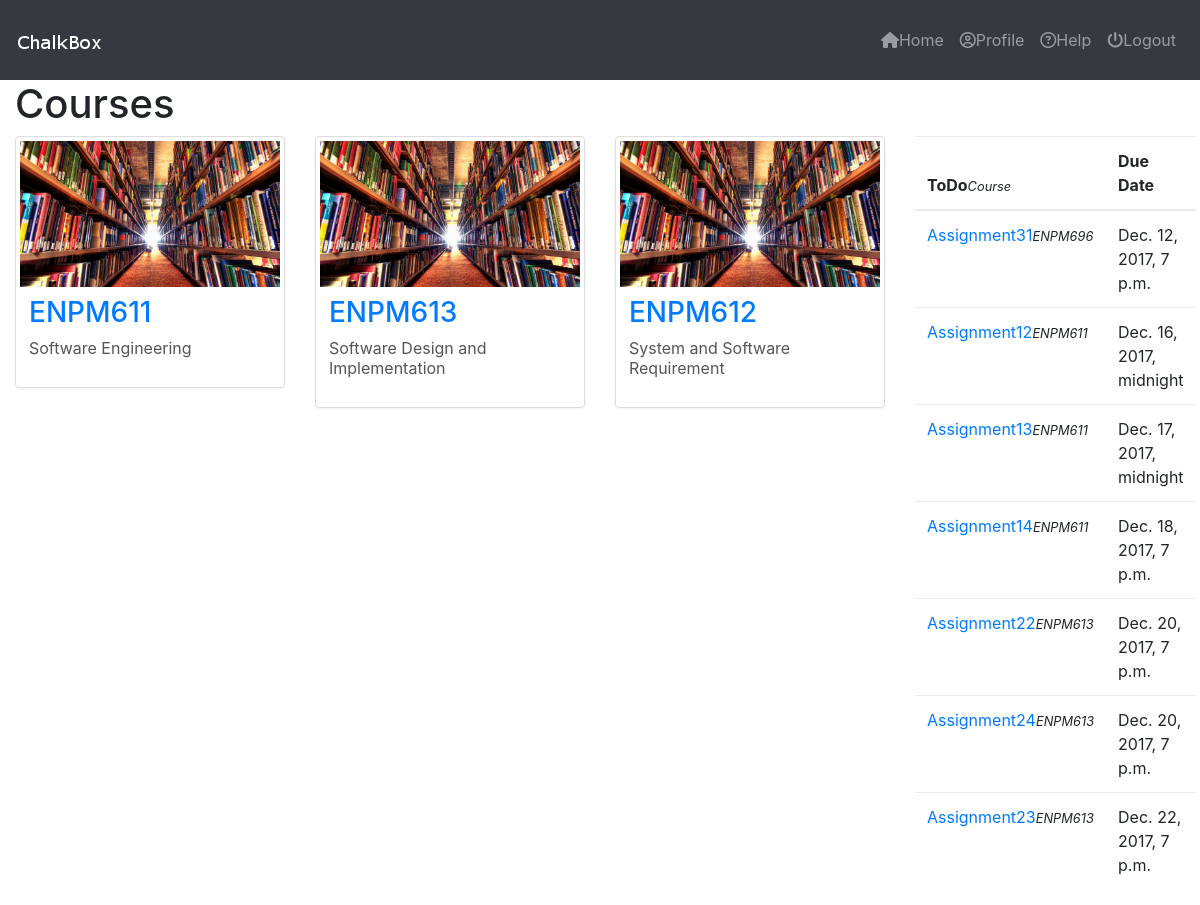
The page /courses/ (signed in) on the database its author committed.
### courses/models.py (models this page shows, shortened)
class Course(models.Model):
    course_code = models.CharField(max_length=120)
    course_title = models.CharField(max_length=120)
    course_description = models.TextField(blank=True)
    updated     = models.DateTimeField(auto_now=True)
    timestamp   = models.DateTimeField(auto_now_add=True)
    syllabus	= models.FileField(null=True, blank=True)
    publish_syllabus   = models.BooleanField(default=False)
    def get_absolute_url(self):
    	return reverse("courses:detail", kwargs={"cid": self.id})

### assignments/models.py (models this page shows, shortened)
class Assignment(models.Model):
	course = models.ForeignKey(Course)
	title = models.CharField(max_length=120, unique=True)
	due_date = models.DateTimeField()
	total_points	= models.IntegerField()
	description = models.TextField(blank=True)
	updated     = models.DateTimeField(auto_now=True)
	timestamp   = models.DateTimeField(auto_now_add=True)
	question	= models.FileField(null=True, blank=True)
	publish		= models.BooleanField(default=False)
	def is_past_due(self):
		return timezone.now() > self.due_date

### courses/views.py (the view)
def course_home(request):
	user = User(id=request.user.id)
	assignments = Assignment.objects.all().order_by('due_date')
	courses = user.courses.all()
	context = {
		"object_list": courses,
		"todo": assignments,
		"title": "Courses",
	}
	return render(request, "course/course_home.html", context)

### templates/course/course_home.html (shortened to what this page needs)
{% extends "base_navbar.html" %}
{% load staticfiles %}
{% block content %}
<div class="content">
       <div class="container-fluid">
              <div class="row">
                     <div class="col-md-9">
              	<h1>{{ title }}</h1>
                     <div class="row">
              		{% for obj in object_list %}
              		<div class="col-sm-6 col-md-4">
                     		<div class="thumbnail">
                     			<img src="{% static 'img/book.jpg' %}" alt>
                     			<div class="caption">
                     				<h3><a href='{{ obj.get_absolute_url }}'>{{ obj.course_code }}</a></h3>
                     				<p>{{ obj.course_title }}</p>
                     			</div>
                     	       </div>
                            </div>
              	      {% endfor %}
              	</div>
                     </div>
                     <div class="col-md-3" style="padding-top: 7vh;">
                            <table class="table">
                            <thead>
                            <tr>
                                   <th scope="col">ToDo<small><i>Course</i></small></small></th>
                                   <th scope="col">Due Date</th>
                            </tr>
                            </thead>
                            <tbody>
                                   {% for obj in todo %}
                                   {% if obj.is_past_due == False %}
                                   <tr>
                                   <td><a href='{% url "courses:assignments:assignment_detail" cid=obj.course.id aid=obj.id %}'>{{ obj.title }}</a><small><i>{{ obj.course.course_code }}</i></small></td>
                                   <td>{{ obj.due_date }}</td>
                                   </tr>
                                   {% endif %}
                                   {% endfor %}
                            </tbody>
                            </table>
                     </div>
              </div>
       </div>
</div>
{% endblock %}

### static_proj/static_root/css/custom.css (style rules this page uses)
.content { padding-top: 10vh; }

### rows shown on the page
Course: course_code "ENPM611", course_title "Software Engineering"
Course: course_code "ENPM613", course_title "Software Design and Implementation"
Course: course_code "ENPM612", course_title "System and Software Requirement"
Assignment: title "Assignment31", course.course_code "ENPM696", due_date "Dec. 12, 2017, 7 p.m."
Assignment: title "Assignment12", course.course_code "ENPM611", due_date "Dec. 16, 2017, midnight"
Assignment: title "Assignment13", course.course_code "ENPM611", due_date "Dec. 17, 2017, midnight"
Assignment: title "Assignment14", course.course_code "ENPM611", due_date "Dec. 18, 2017, 7 p.m."
Assignment: title "Assignment22", course.course_code "ENPM613", due_date "Dec. 20, 2017, 7 p.m."
Assignment: title "Assignment24", course.course_code "ENPM613", due_date "Dec. 20, 2017, 7 p.m."
Assignment: title "Assignment23", course.course_code "ENPM613", due_date "Dec. 22, 2017, 7 p.m."

### other values the page prints
{{ title }} "Courses"
